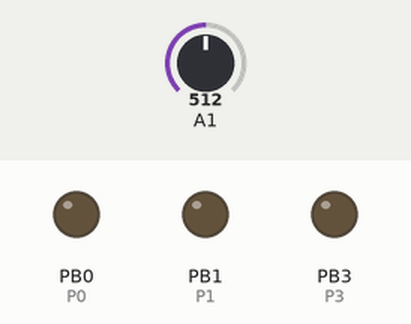
The sketch below on a simulated ATtiny85, built with avr-gcc and run on an emulated ATtiny85. Shown: output pins drawn as LEDs (lit = HIGH). Inputs (shaded band) come from the test bench; at power-on: A1 = 512.

Above: at 1.2 s.
1.3 s: A1 set to 740
3.8 s: A1 set to 766
At 6.2 s:
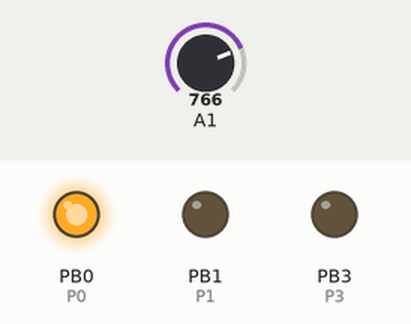
6.5 s: A1 set to 787
8.6 s: A1 set to 804
At 11.0 s:
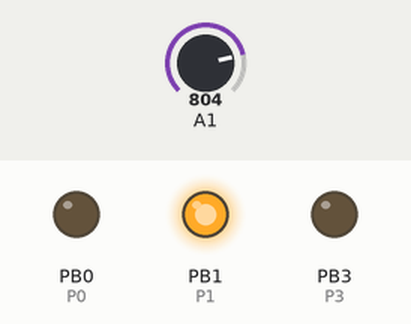
11.3 s: A1 set to 825
13.4 s: A1 set to 841
At 15.1 s:
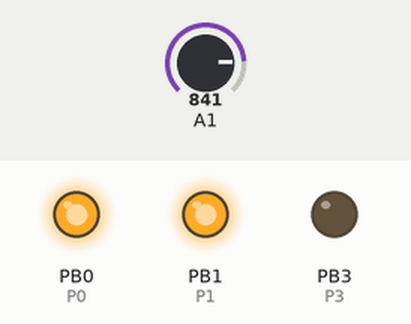
Timing chart, 0 to 16.6 s (numbered marks = the images above; inputs shaded):
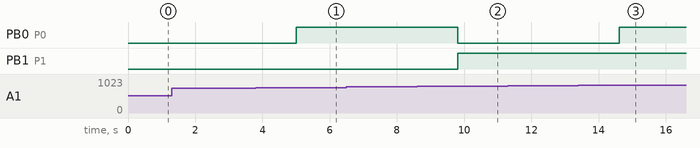

Measured:
- the behaviour switches between 756 and 757 on A1 (found by bisection; images 0 and 1)
- the behaviour switches between 794 and 795 on A1 (found by bisection; images 1 and 2)
- the behaviour switches between 832 and 833 on A1 (found by bisection; images 2 and 3)
- after the input at 1.3 s, every drawn part: stays the same
- after the input at 3.8 s, PB0 (P0): LOW → HIGH after 1.2 s
- after the input at 6.5 s, every drawn part: stays the same
- after the input at 8.6 s, PB0 (P0): HIGH → LOW after 1.2 s; PB1 (P1): LOW → HIGH after 1.2 s
- after the input at 11.3 s, every drawn part: stays the same
- after the input at 13.4 s, PB0 (P0): LOW → HIGH after 1.2 s

The sketch:

attiny85_fuel_gauge.ino
```cpp
#define MAX_V 1023
#define STEP_V 38

int voltage = 0;

void setup() {

    pinMode(0, OUTPUT); //P0
    pinMode(1, OUTPUT); //P1
    pinMode(3, OUTPUT); //P3

}

void loop() {

    voltage = 0;
    for (int i=0; i < 10; i++) {
      voltage = voltage + analogRead(1);
      delay(20);
    }
    voltage = voltage/10;

    //voltage = analogRead(1); //Read P2

    if (voltage >= MAX_V-STEP_V) {
       digitalWrite(0, HIGH);
       digitalWrite(1, HIGH);
       digitalWrite(3, HIGH);
    }
    else if ((voltage < MAX_V-STEP_V) && (voltage >= MAX_V-(2*STEP_V))) {
       digitalWrite(0, LOW);
       digitalWrite(1, HIGH);
       digitalWrite(3, HIGH);
    }
    else if ((voltage < MAX_V-(2*STEP_V)) && (voltage >= MAX_V-(3*STEP_V))) {
       digitalWrite(0, HIGH);
       digitalWrite(1, LOW);
       digitalWrite(3, HIGH);
    }
    else if ((voltage < MAX_V-(3*STEP_V)) && (voltage >= MAX_V-(4*STEP_V))) {
       digitalWrite(0, LOW);
       digitalWrite(1, LOW);
       digitalWrite(3, HIGH);
    }
    else if ((voltage < MAX_V-(4*STEP_V)) && (voltage >= MAX_V-(5*STEP_V))) {
       digitalWrite(0, HIGH);
       digitalWrite(1, HIGH);
       digitalWrite(3, LOW);
    }
    else if ((voltage < MAX_V-(5*STEP_V)) && (voltage >= MAX_V-(6*STEP_V))) {
       digitalWrite(0, LOW);
       digitalWrite(1, HIGH);
       digitalWrite(3, LOW);
    }
    else if ((voltage < MAX_V-(6*STEP_V)) && (voltage >= MAX_V-(7*STEP_V))) {
       digitalWrite(0, HIGH);
       digitalWrite(1, LOW);
       digitalWrite(3, LOW);
    }
    else {
       digitalWrite(0, LOW);
       digitalWrite(1, LOW);
       digitalWrite(3, LOW);
    }
    delay(1000);

}
```
